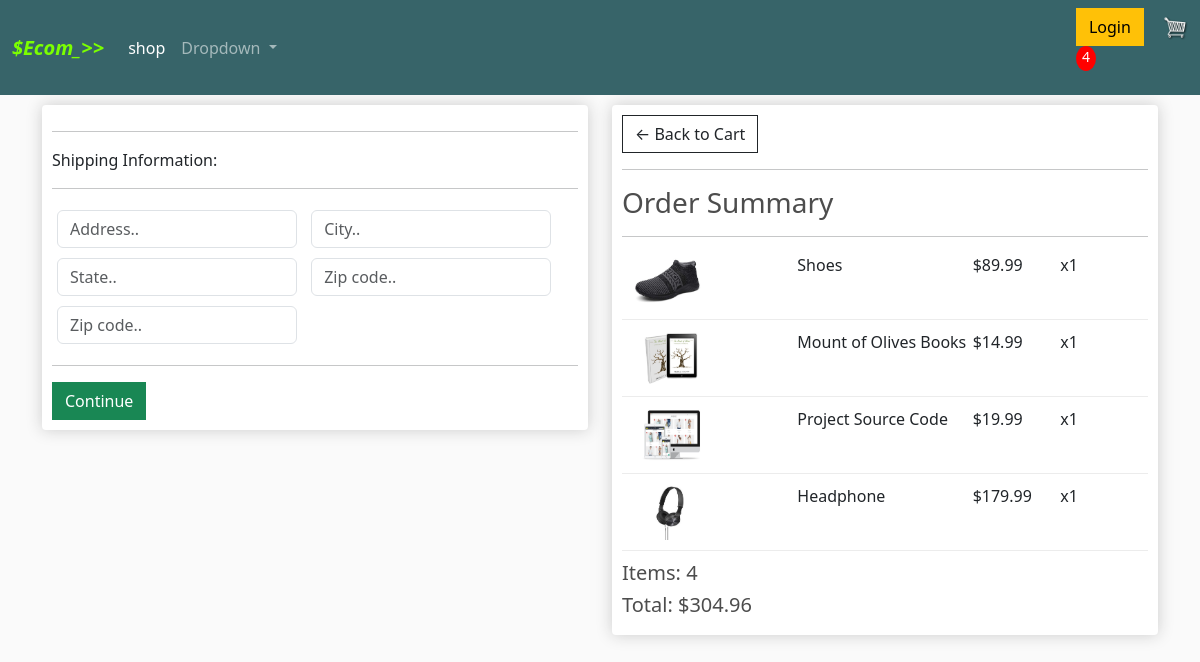
The app's page /checkout/ (signed in) with its own data.
### shop/models.py (models this page shows, shortened)
class OrderItem(models.Model):
     product =models.ForeignKey(Product , on_delete=models.SET_NULL, blank = True, null = True)
     order =models.ForeignKey(Order , on_delete=models.SET_NULL, blank = True, null = True)
     quantity = models.IntegerField(default =0, null = True, blank = True)
     date_added = models.DateTimeField(auto_now_add =True)
     @property
     def get_total(self):
            total = self.product.price * self.quantity
            return total

class Product(models.Model):
    name = models.CharField(max_length = 200, null = True )
    price = models.FloatField()
    digital = models.BooleanField(default = False ,null =True , blank =False)
    image = models.ImageField(null=True, blank=True)
    @property
    def imageURL(self):
        try:
            url = self.image.url
        except:
            url = ''
        return url

class Order(models.Model):
    customer =models.ForeignKey(Customer , on_delete=models.SET_NULL, blank = True, null = True)
    date_orderd = models.DateTimeField(auto_now_add =True)
    complete = models.BooleanField(default = False, null=True, blank = False )
    transaction_id = models.CharField(max_length= 200 , null =True)
    @property
    def shipping(self):
        shipping =False
        orderItems = self.orderitem_set.all()
        for i in orderItems:
            if i.product.digital ==False:
                shipping =True
            return shipping
    @property
    def get_cart_total(self):
        orderitems = self.orderitem_set.all()
        total = sum([item.get_total for item in orderitems])
        return total
    @property
    def get_cart_items(self):
        orderitems = self.orderitem_set.all()
        total = sum([item.quantity for item in orderitems])
        return total

### shop/views.py (the view)
# urls.py: path("checkout/", views.checkout , name = "checkout"),
@login_required
def checkout(request):
    if request.user.is_authenticated:
        customer = request.user.customer
        order , created = Order.objects.get_or_create(customer = customer, complete = False)
        items = order.orderitem_set.all()  # I HAVE SEEN THIS NOTATION SEVERAL TIMES
        cartItems = order.get_cart_items
    else:
        items = []
        order = {'get_cart_total': 0, 'get_cart_items':0, 'shipping' : False}
        cartItems =order['get_cart_items']
    context ={'items': items, 'order':order, "cartItems":cartItems}
    return render(request, 'shop/checkout.html', context)

### shop/templates/shop/checkout.html (shortened to what this page needs)
{% extends 'shop/main.html' %}
{% block content %}
     <div class="row">
		<div class="col-lg-6">
			<div class="box-element" id="form-wrapper">
				<form id="form">
					<div id="shipping-info">
						<hr>
						<p>Shipping Information:</p>
						<hr>
						<div class="form-field">
							<input class="form-control" type="text" name="address" placeholder="Address..">
						</div>
						<div class="form-field">
							<input class="form-control" type="text" name="city" placeholder="City..">
						</div>
						<div class="form-field">
							<input class="form-control" type="text" name="state" placeholder="State..">
						</div>
						<div class="form-field">
							<input class="form-control" type="text" name="zipcode" placeholder="Zip code..">
						</div>
						<div class="form-field">
							<input class="form-control" type="text" name="country" placeholder="Zip code..">
						</div>
					</div>
					<hr>
					<input id="form-button" class="btn btn-success btn-block" type="submit" value="Continue">
				</form>
			</div>
			<br>
		</div>
		<div class="col-lg-6">
			<div class="box-element">
				<a  class="btn btn-outline-dark" href="{% url 'shop:cart' %}">&#x2190; Back to Cart</a>
				<hr>
				<h3>Order Summary</h3>
				<hr>
				{% for item in items %}
				<div class="cart-row">
					<div style="flex:2"><img class="row-image" src="{{item.product.imageURL}}"></div>
					<div style="flex:2"><p>{{item.product.name}}</p></div>
					<div style="flex:1"><p>${{item.product.price|floatformat:2}}</p></div>
					<div style="flex:1"><p>x{{item.quantity}}</p></div>
				</div>
				{% endfor %}
				<h5>Items:   {{order.get_cart_items}}</h5>
				<h5>Total:   ${{order.get_cart_total|floatformat:2}}</h5>
			</div>
		</div>
	</div>
{% endblock content %}

### shop/static/mycss/main.css (style rules this page uses)
body { background-color: hsl(0, 0%, 98%); }
h1,h2,h3,h4,h5,h6 { color:hsl(0, 0%, 30%); }
.box-element { box-shadow:hsl(0, 0%, 80%) 0 0 16px; background-color: #fff; border-radius: 4px; padding: 10px; }
.col-lg-4, .col-lg-6, .col-lg-8, .col-lg-12 { margin-top: 10px; }
.btn { border-radius: 0; }
.row-image { width: 100px; }
.form-field { width:250px; display: inline-block; padding: 5px; }
.cart-row { display: flex; align-items: flex-stretch; padding-bottom: 10px; margin-bottom: 10px; border-bottom: 1px solid #ececec; }

### records on screen
OrderItem: product.imageURL (picture), product.name "Shoes", product.price "89.99", quantity "1"
OrderItem: product.imageURL (picture), product.name "Mount of Olives Books", product.price "14.99", quantity "1"
OrderItem: product.imageURL (picture), product.name "Project Source Code", product.price "19.99", quantity "1"
OrderItem: product.imageURL (picture), product.name "Headphone", product.price "179.99", quantity "1"
Order: get_cart_items "4", get_cart_total "304.96"

### other values on screen
{{ cartItems }} "4"
